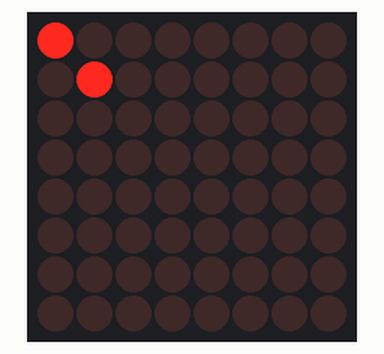
A sketch run on a simulated Arduino Uno, built with avr-gcc and run on an emulated ATmega328P. Shown: 8×8 LED matrix.

Above: at 0.1 s.

The sketch:

dot_display_test.ino
```cpp
#include "MaxMatrix.h"

int8_t data = 7;
int8_t ss = 5;
int8_t load = 6;
int8_t maxInUse = 1;

MaxMatrix m(data, load, ss, maxInUse);

void setup()
{
	m.init();
	m.setIntensity(8);

	m.setDot(0, 0, 1);
	m.setDot(1, 1, 1);
	delay(10000);
}

void loop()
{
	for(int i = 0; i<8; i++)
	{
		for(int j = 0; j<8; j++)
		{
			m.setDot(i, j, 0);
			delay(25);
		}
	}
}
```
